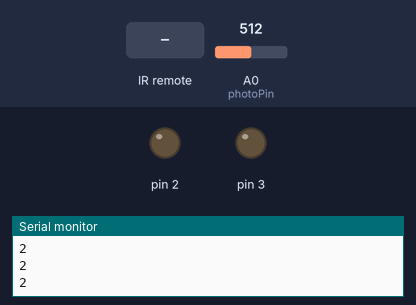
The sketch below on a simulated Arduino Uno, built with avr-gcc and run on an emulated ATmega328P. On the bench: output pins drawn as LEDs (lit = HIGH), the last lines printed to the serial monitor. Dashed ring = blinking. The test bench sets the inputs (shaded band); at power-on: A0 (photoPin) = 512.

Above: at 1.4 s.
1.5 s: infrared code 0xFF30CF received
At 2.0 s:
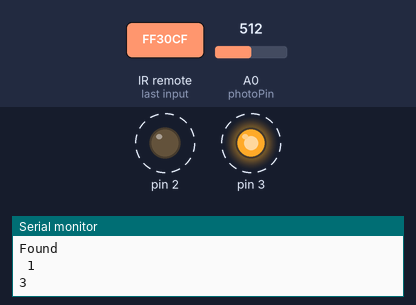
4.5 s: A0 (photoPin) set to 418
7.5 s: A0 (photoPin) set to 400
At 8.0 s:
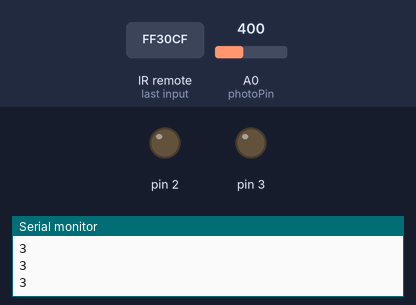
9.1 s: A0 (photoPin) set to 511
At 9.3 s:
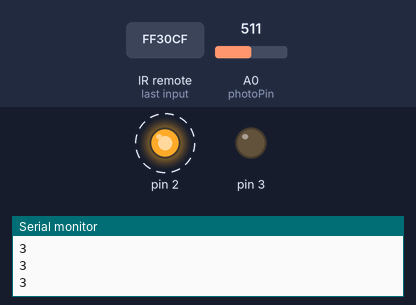
12.1 s: A0 (photoPin) set to 306
At 12.9 s:
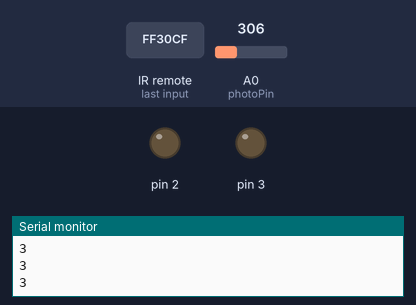
Timing chart, 0 to 14.7 s (numbered marks = the images above; inputs shaded):
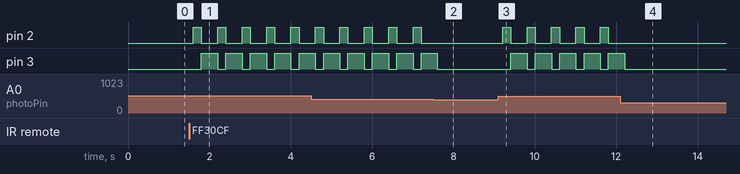

The sketch:

remote_photo_deck_lights.ino
```cpp
#include "IRremote.h"

//Pins
int photoPin = A0;
int recPin = 4;

//IR Stuff
IRrecv ir(recPin); //Create the IR receiver
decode_results results;

int baseline = 0;
int ledState;
int buttonCount = 2;

void setup() {
  //LEDs
  pinMode(2, OUTPUT);
  pinMode(3, OUTPUT);

  Serial.begin(9600);
  ir.enableIRIn();

  delay(200); //delay for a sec
  baseline = analogRead(photoPin); //Take a baseline reading of the light in the room

}

void loop() {

  int irCode = checkIR();

  if (irCode == 1) {
    buttonCount++;
  }
  int photoRead = analogRead(photoPin); //Read the value of the photopin

  Serial.println(buttonCount);

  bool dark = photoRead < baseline * 0.8;

  if (buttonCount % 2 == 0 && dark) {
    ledOn();
  } else if (buttonCount % 2 == 0 && !dark) {
    off();
  } else if (buttonCount % 2 == 1 && dark) {
    off();
} else if (buttonCount % 2 == 1 && !dark) {
    ledOn();
  }

  delay(200);

}

int checkIR() {
  if (ir.decode(&results)) { // have we received an IR signal?
    Serial.println("Found");
    int pressed = translateIR();
    ir.resume(); // receive the next value
    return pressed;
  }
}

void ledOn() {
  digitalWrite(2, HIGH);
  digitalWrite(3, LOW);
  delay(200);
  digitalWrite(3, HIGH);
  digitalWrite(2, LOW);
  delay(200);
  ledState = 1;
}

void off() {
  digitalWrite(2, LOW);
  digitalWrite(3, LOW);
  ledState = 0;
}

int translateIR() { // returns number of button pressed, WORKS FOR NUMBERS ONLY

  switch (results.value) {

    case 0xFF30CF:
      Serial.println(" 1");
      return 1;
      break;//changed
    case 0xFF18E7:
      Serial.println(" 2");
      return 2;
      break;//changed
    case 0xFF7A85:
      Serial.println(" 3");
      return 3;
      break;//changed
    case 0xFF10EF:
      Serial.println(" 4");
      return 4;
      break;//changed
    case 0xFF38C7:
      Serial.println(" 5");
      return 5;
      break;//cahnged
    case 0xFF5AA5:
      Serial.println(" 6");
      return 6;
      break;//changed
    case 0xFF42BD:
      Serial.println(" 7");
      return 7;
      break;//changed
    case 0xFF4AB5:
      Serial.println(" 8");
      return 8;
      break;//changed
    case 0xFF52AD:
      Serial.println(" 9");
      return 9;
      break;//changed
    case 0xFF6897:
      Serial.println(" 0");
      return 0;
      break; //changed
    case 0xFFFFFFFF:
      Serial.println(" REPEAT");
      return -1; //Error code
      break;

    default:
      Serial.println(results.value);

  }// End Case

  delay(500); // Do not get immediate repeat


} //END translateIR
```

Measured:
- the behaviour switches between 410 and 409 on A0 (photoPin) (found by bisection; images 1 and 2)
- after the input at 1.5 s, pin 2: alternates HIGH for 0.20 s and LOW for 0.40 s, starting after 0.10 s; pin 3: alternates HIGH for 0.40 s and LOW for 0.20 s, starting after 0.30 s
- after the input at 7.5 s, pin 2: stops changing and stays LOW; pin 3: goes on until 7.6 s, then stays LOW
- after the input at 9.1 s, pin 2: alternates HIGH for 0.20 s and LOW for 0.40 s, starting after 0.11 s; pin 3: alternates HIGH for 0.40 s and LOW for 0.20 s, starting after 0.31 s
- after the input at 12.1 s, pin 2: stops changing and stays LOW; pin 3: goes on until 12.2 s, then stays LOW
